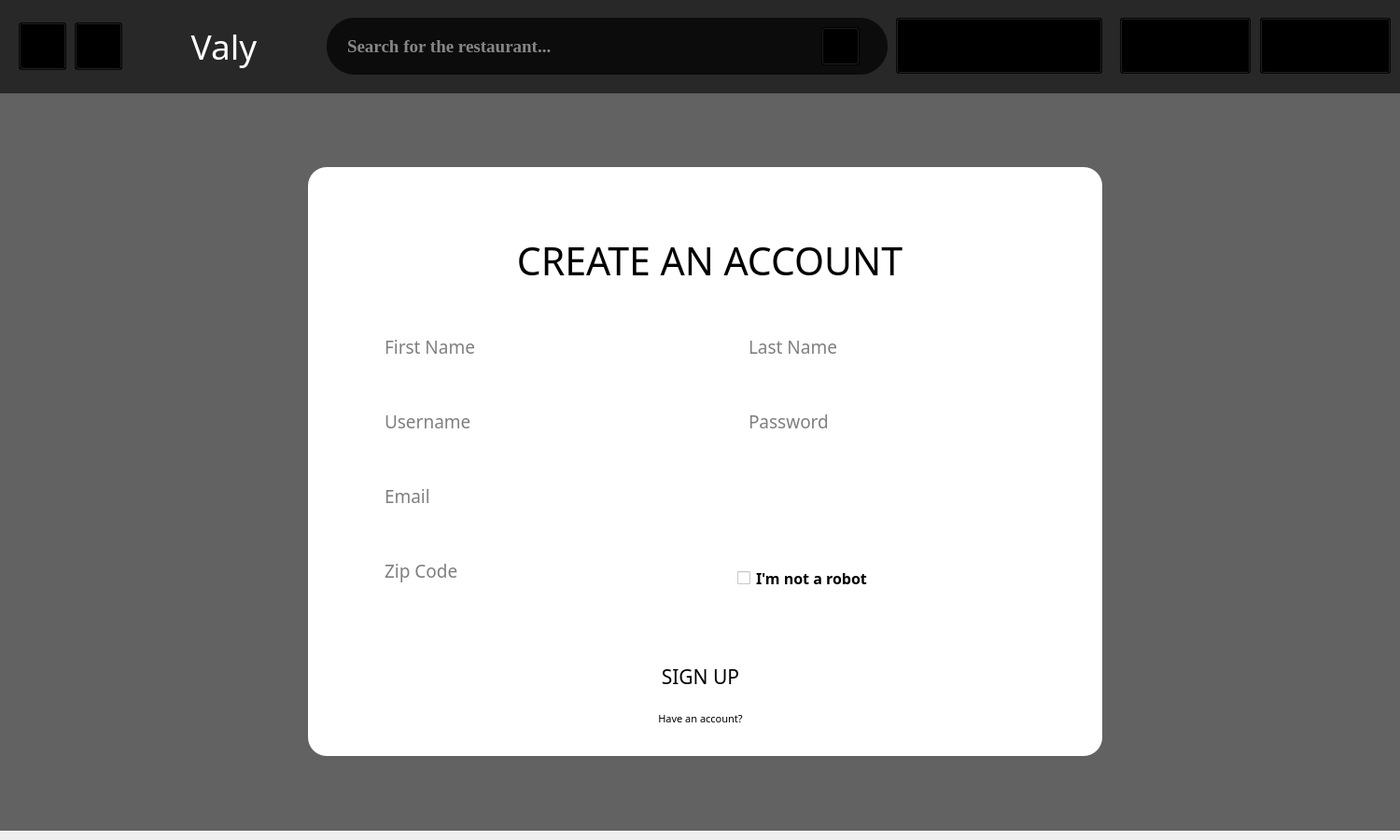
<?xml version="1.0" encoding="UTF-8"?>
<ui version="4.0">
 <class>MainWindow</class>
 <widget class="QMainWindow" name="MainWindow">
  <property name="enabled">
   <bool>true</bool>
  </property>
  <property name="geometry">
   <rect>
    <x>0</x>
    <y>0</y>
    <width>1500</width>
    <height>900</height>
   </rect>
  </property>
  <property name="windowTitle">
   <string>MainWindow</string>
  </property>
  <widget class="QWidget" name="centralwidget">
   <widget class="QWidget" name="widgetMain" native="true">
    <property name="geometry">
     <rect>
      <x>0</x>
      <y>-1</y>
      <width>1500</width>
      <height>951</height>
     </rect>
    </property>
    <widget class="QLabel" name="labelHomepagebackground">
     <property name="geometry">
      <rect>
       <x>0</x>
       <y>-10</y>
       <width>1500</width>
       <height>900</height>
      </rect>
     </property>
     <property name="styleSheet">
      <string notr="true"/>
     </property>
     <property name="text">
      <string/>
     </property>
     <property name="pixmap">
      <pixmap>../Images/backgroundlogin.jpg</pixmap>
     </property>
     <property name="scaledContents">
      <bool>true</bool>
     </property>
    </widget>
    <widget class="QLabel" name="labelBackground">
     <property name="geometry">
      <rect>
       <x>0</x>
       <y>-60</y>
       <width>1500</width>
       <height>951</height>
      </rect>
     </property>
     <property name="styleSheet">
      <string notr="true">background-color: rgba(0,0,0,150);
</string>
     </property>
     <property name="text">
      <string/>
     </property>
     <property name="scaledContents">
      <bool>true</bool>
     </property>
     <property name="alignment">
      <set>Qt::AlignLeading|Qt::AlignLeft|Qt::AlignVCenter</set>
     </property>
    </widget>
    <widget class="QWidget" name="Main" native="true">
     <property name="geometry">
      <rect>
       <x>330</x>
       <y>180</y>
       <width>851</width>
       <height>631</height>
      </rect>
     </property>
     <property name="styleSheet">
      <string notr="true">border-radius: 20px;
background-color: rgb(255, 255, 255);</string>
     </property>
     <widget class="QLabel" name="labelCreateAccount">
      <property name="geometry">
       <rect>
        <x>80</x>
        <y>50</y>
        <width>701</width>
        <height>101</height>
       </rect>
      </property>
      <property name="font">
       <font>
        <family>VNI-Souvir</family>
        <pointsize>31</pointsize>
        <stylestrategy>PreferAntialias</stylestrategy>
       </font>
      </property>
      <property name="cursor">
       <cursorShape>ArrowCursor</cursorShape>
      </property>
      <property name="styleSheet">
       <string notr="true">COLOR:rgb(0, 0, 0)</string>
      </property>
      <property name="text">
       <string>CREATE AN ACCOUNT</string>
      </property>
      <property name="scaledContents">
       <bool>true</bool>
      </property>
      <property name="alignment">
       <set>Qt::AlignCenter</set>
      </property>
     </widget>
     <widget class="QLineEdit" name="lineEditFirstName">
      <property name="geometry">
       <rect>
        <x>60</x>
        <y>170</y>
        <width>321</width>
        <height>51</height>
       </rect>
      </property>
      <property name="maximumSize">
       <size>
        <width>16777215</width>
        <height>16777215</height>
       </size>
      </property>
      <property name="font">
       <font>
        <family>VNI-Souvir</family>
        <pointsize>14</pointsize>
       </font>
      </property>
      <property name="styleSheet">
       <string notr="true">BACKGROUND-COLOR: RGBA(0,0,0,0);
BORDER: NONE;
BORDER-BOTTOM: 2PX SOLID rgb(236, 236, 236);
COLOR:rgb(0, 0, 0);
padding-bottom:7px;
padding-left: 20;</string>
      </property>
      <property name="text">
       <string/>
      </property>
      <property name="placeholderText">
       <string>First Name</string>
      </property>
     </widget>
     <widget class="QLineEdit" name="lineEditUsername">
      <property name="geometry">
       <rect>
        <x>60</x>
        <y>250</y>
        <width>321</width>
        <height>51</height>
       </rect>
      </property>
      <property name="maximumSize">
       <size>
        <width>16777215</width>
        <height>16777215</height>
       </size>
      </property>
      <property name="font">
       <font>
        <family>VNI-Souvir</family>
        <pointsize>14</pointsize>
        <weight>50</weight>
        <bold>false</bold>
       </font>
      </property>
      <property name="styleSheet">
       <string notr="true">BACKGROUND-COLOR: RGBA(0,0,0,0);
BORDER: NONE;
BORDER-BOTTOM: 2PX SOLID rgb(236, 236, 236);
COLOR:rgb(0, 0, 0);
padding-bottom:7px;
padding-left: 20;</string>
      </property>
      <property name="text">
       <string/>
      </property>
      <property name="placeholderText">
       <string>Username</string>
      </property>
     </widget>
     <widget class="QPushButton" name="pushButtonSignUp1">
      <property name="geometry">
       <rect>
        <x>260</x>
        <y>520</y>
        <width>321</width>
        <height>51</height>
       </rect>
      </property>
      <property name="font">
       <font>
        <family>VNI-Souvir</family>
        <pointsize>16</pointsize>
       </font>
      </property>
      <property name="styleSheet">
       <string notr="true">
QPushButton {
    background-color: rgb(255, 255, 255);
    border-radius: 10px;
    padding: 5px;
}

QPushButton:hover{
    background-color: rgba(231, 230, 230, 252); 
    color: black;
};
</string>
      </property>
      <property name="text">
       <string>SIGN UP</string>
      </property>
      <property name="checkable">
       <bool>true</bool>
      </property>
      <property name="autoDefault">
       <bool>false</bool>
      </property>
     </widget>
     <widget class="QLabel" name="labelHaveAccount">
      <property name="geometry">
       <rect>
        <x>220</x>
        <y>580</y>
        <width>401</width>
        <height>21</height>
       </rect>
      </property>
      <property name="font">
       <font>
        <family>VNI-Souvir</family>
        <pointsize>8</pointsize>
        <stylestrategy>PreferAntialias</stylestrategy>
       </font>
      </property>
      <property name="cursor">
       <cursorShape>ArrowCursor</cursorShape>
      </property>
      <property name="styleSheet">
       <string notr="true">COLOR:rgb(0, 0, 0)</string>
      </property>
      <property name="text">
       <string>Have an account?</string>
      </property>
      <property name="scaledContents">
       <bool>true</bool>
      </property>
      <property name="alignment">
       <set>Qt::AlignCenter</set>
      </property>
     </widget>
     <widget class="QLineEdit" name="lineEditLastName">
      <property name="geometry">
       <rect>
        <x>450</x>
        <y>170</y>
        <width>321</width>
        <height>51</height>
       </rect>
      </property>
      <property name="maximumSize">
       <size>
        <width>16777215</width>
        <height>16777215</height>
       </size>
      </property>
      <property name="font">
       <font>
        <family>VNI-Souvir</family>
        <pointsize>14</pointsize>
       </font>
      </property>
      <property name="styleSheet">
       <string notr="true">BACKGROUND-COLOR: RGBA(0,0,0,0);
BORDER: NONE;
BORDER-BOTTOM: 2PX SOLID rgb(236, 236, 236);
COLOR:rgb(0, 0, 0);
padding-bottom:7px;
padding-left: 20;</string>
      </property>
      <property name="text">
       <string/>
      </property>
      <property name="placeholderText">
       <string>Last Name</string>
      </property>
     </widget>
     <widget class="QLineEdit" name="lineEditPassword">
      <property name="geometry">
       <rect>
        <x>450</x>
        <y>250</y>
        <width>321</width>
        <height>51</height>
       </rect>
      </property>
      <property name="maximumSize">
       <size>
        <width>16777215</width>
        <height>16777215</height>
       </size>
      </property>
      <property name="font">
       <font>
        <family>VNI-Souvir</family>
        <pointsize>14</pointsize>
        <weight>50</weight>
        <bold>false</bold>
       </font>
      </property>
      <property name="styleSheet">
       <string notr="true">BACKGROUND-COLOR: RGBA(0,0,0,0);
BORDER: NONE;
BORDER-BOTTOM: 2PX SOLID rgb(236, 236, 236);
COLOR:rgb(0, 0, 0);
padding-bottom:7px;
padding-left: 20;</string>
      </property>
      <property name="text">
       <string/>
      </property>
      <property name="placeholderText">
       <string>Password</string>
      </property>
     </widget>
     <widget class="QLineEdit" name="lineEditEmail">
      <property name="geometry">
       <rect>
        <x>60</x>
        <y>330</y>
        <width>711</width>
        <height>51</height>
       </rect>
      </property>
      <property name="maximumSize">
       <size>
        <width>16777215</width>
        <height>16777215</height>
       </size>
      </property>
      <property name="font">
       <font>
        <family>VNI-Souvir</family>
        <pointsize>14</pointsize>
        <weight>50</weight>
        <bold>false</bold>
       </font>
      </property>
      <property name="styleSheet">
       <string notr="true">BACKGROUND-COLOR: RGBA(0,0,0,0);
BORDER: NONE;
BORDER-BOTTOM: 2PX SOLID rgb(236, 236, 236);
COLOR:rgb(0, 0, 0);
padding-bottom:7px;
padding-left: 20;
</string>
      </property>
      <property name="text">
       <string/>
      </property>
      <property name="placeholderText">
       <string>Email</string>
      </property>
     </widget>
     <widget class="QLineEdit" name="lineEditZipCode">
      <property name="geometry">
       <rect>
        <x>60</x>
        <y>410</y>
        <width>321</width>
        <height>51</height>
       </rect>
      </property>
      <property name="maximumSize">
       <size>
        <width>16777215</width>
        <height>16777215</height>
       </size>
      </property>
      <property name="font">
       <font>
        <family>VNI-Souvir</family>
        <pointsize>14</pointsize>
        <weight>50</weight>
        <bold>false</bold>
       </font>
      </property>
      <property name="styleSheet">
       <string notr="true">BACKGROUND-COLOR: RGBA(0,0,0,0);
BORDER: NONE;
BORDER-BOTTOM: 2PX SOLID rgb(236, 236, 236);
COLOR:rgb(0, 0, 0);
padding-bottom:7px;
padding-left: 20;</string>
      </property>
      <property name="text">
       <string/>
      </property>
      <property name="placeholderText">
       <string>Zip Code</string>
      </property>
     </widget>
     <widget class="QCheckBox" name="checkBoxRobot">
      <property name="geometry">
       <rect>
        <x>460</x>
        <y>420</y>
        <width>191</width>
        <height>41</height>
       </rect>
      </property>
      <property name="font">
       <font>
        <family>VNI-Souvir</family>
        <pointsize>12</pointsize>
        <weight>75</weight>
        <bold>true</bold>
       </font>
      </property>
      <property name="styleSheet">
       <string notr="true">color: rgb(0, 0, 0)</string>
      </property>
      <property name="text">
       <string>I'm not a robot</string>
      </property>
     </widget>
     <widget class="QLabel" name="labelrecaptcha">
      <property name="geometry">
       <rect>
        <x>650</x>
        <y>410</y>
        <width>71</width>
        <height>61</height>
       </rect>
      </property>
      <property name="styleSheet">
       <string notr="true">border-image: url(:/logo/RecaptchaLogo.svg.png);</string>
      </property>
      <property name="text">
       <string/>
      </property>
     </widget>
    </widget>
    <widget class="QWidget" name="TitleBar" native="true">
     <property name="geometry">
      <rect>
       <x>0</x>
       <y>0</y>
       <width>1500</width>
       <height>101</height>
      </rect>
     </property>
     <property name="styleSheet">
      <string notr="true">background-color: rgba(0,0,0,150);
</string>
     </property>
     <widget class="QLineEdit" name="lineEditSearch">
      <property name="geometry">
       <rect>
        <x>350</x>
        <y>20</y>
        <width>601</width>
        <height>61</height>
       </rect>
      </property>
      <property name="font">
       <font>
        <family>Times New Roman</family>
        <pointsize>14</pointsize>
        <weight>75</weight>
        <bold>true</bold>
       </font>
      </property>
      <property name="whatsThis">
       <string>&lt;html&gt;&lt;head/&gt;&lt;body&gt;&lt;p&gt;&lt;br/&gt;&lt;/p&gt;&lt;/body&gt;&lt;/html&gt;</string>
      </property>
      <property name="styleSheet">
       <string notr="true">COLOR: rgb(255, 255, 255);
background-color: rgba(0,0,0,180);

border-radius: 30px;
padding-left: 20px;
</string>
      </property>
      <property name="text">
       <string/>
      </property>
      <property name="placeholderText">
       <string>Search for the restaurant...</string>
      </property>
     </widget>
     <widget class="QPushButton" name="pushButtonSearch">
      <property name="geometry">
       <rect>
        <x>880</x>
        <y>30</y>
        <width>41</width>
        <height>41</height>
       </rect>
      </property>
      <property name="styleSheet">
       <string notr="true">QPushButton {
    background-color: transparent;
    border-radius: 10px;
    padding: 5px;
}

QPushButton:hover{
    background-color: rgb(71, 71, 71); 
};

</string>
      </property>
      <property name="text">
       <string/>
      </property>
      <property name="icon">
       <iconset>
        <normaloff>../Images/ic_search.png</normaloff>../Images/ic_search.png</iconset>
      </property>
      <property name="iconSize">
       <size>
        <width>50</width>
        <height>50</height>
       </size>
      </property>
     </widget>
     <widget class="QPushButton" name="pushButtonWriteReview">
      <property name="geometry">
       <rect>
        <x>960</x>
        <y>20</y>
        <width>221</width>
        <height>60</height>
       </rect>
      </property>
      <property name="font">
       <font>
        <family>Georgia</family>
        <pointsize>14</pointsize>
        <weight>75</weight>
        <bold>true</bold>
       </font>
      </property>
      <property name="styleSheet">
       <string notr="true">QPushButton {
    background-color: transparent;
    border-radius: 10px;
    padding: 5px;
	color: rgb(255, 255, 255);
}

QPushButton:hover{
    background-color: rgb(71, 71, 71); 
};

</string>
      </property>
      <property name="text">
       <string>Write a review</string>
      </property>
     </widget>
     <widget class="QPushButton" name="pushButtonLogIn">
      <property name="geometry">
       <rect>
        <x>1200</x>
        <y>20</y>
        <width>140</width>
        <height>60</height>
       </rect>
      </property>
      <property name="font">
       <font>
        <family>Georgia</family>
        <pointsize>14</pointsize>
        <weight>75</weight>
        <italic>false</italic>
        <bold>true</bold>
       </font>
      </property>
      <property name="styleSheet">
       <string notr="true">
QPushButton {
    background-color: rgb(255, 255, 255);
    border-radius: 10px;
    padding: 5px;
}

QPushButton:hover{
    background-color: rgba(231, 230, 230, 252); 
    color: black;
};

</string>
      </property>
      <property name="text">
       <string>Log In</string>
      </property>
     </widget>
     <widget class="QPushButton" name="pushButtonPrevious">
      <property name="geometry">
       <rect>
        <x>20</x>
        <y>25</y>
        <width>51</width>
        <height>51</height>
       </rect>
      </property>
      <property name="font">
       <font>
        <family>VNI-Souvir</family>
        <pointsize>12</pointsize>
        <weight>75</weight>
        <bold>true</bold>
       </font>
      </property>
      <property name="styleSheet">
       <string notr="true">

QPushButton {
    background-color: transparent;
    border-radius: 10px;
    padding: 5px;
	color: rgb(255, 255, 255);
}

QPushButton:hover{
    background-color: rgb(71, 71, 71); 
};
background-color: transparent;</string>
      </property>
      <property name="text">
       <string/>
      </property>
      <property name="icon">
       <iconset>
        <normaloff>../Images/ic_left.png</normaloff>../Images/ic_left.png</iconset>
      </property>
      <property name="iconSize">
       <size>
        <width>40</width>
        <height>40</height>
       </size>
      </property>
     </widget>
     <widget class="QPushButton" name="pushButtonNext">
      <property name="geometry">
       <rect>
        <x>80</x>
        <y>25</y>
        <width>51</width>
        <height>51</height>
       </rect>
      </property>
      <property name="font">
       <font>
        <family>VNI-Souvir</family>
        <pointsize>12</pointsize>
        <weight>75</weight>
        <bold>true</bold>
       </font>
      </property>
      <property name="styleSheet">
       <string notr="true">
QPushButton {
    background-color: transparent;
    border-radius: 10px;
    padding: 5px;
	color: rgb(255, 255, 255);
}

QPushButton:hover{
    background-color: rgb(71, 71, 71); 
};
background-color: transparent;
</string>
      </property>
      <property name="text">
       <string/>
      </property>
      <property name="icon">
       <iconset>
        <normaloff>../Images/ic_right.png</normaloff>../Images/ic_right.png</iconset>
      </property>
      <property name="iconSize">
       <size>
        <width>40</width>
        <height>40</height>
       </size>
      </property>
     </widget>
     <widget class="QLabel" name="labelValy">
      <property name="geometry">
       <rect>
        <x>150</x>
        <y>0</y>
        <width>180</width>
        <height>101</height>
       </rect>
      </property>
      <property name="font">
       <font>
        <family>VNI-Ariston</family>
        <pointsize>28</pointsize>
        <weight>9</weight>
        <italic>false</italic>
        <bold>false</bold>
       </font>
      </property>
      <property name="styleSheet">
       <string notr="true">background-color: transparent;
color: rgb(255, 255, 255);

font: 75 28pt &quot;VNI-Ariston&quot;;</string>
      </property>
      <property name="text">
       <string>Valy</string>
      </property>
      <property name="scaledContents">
       <bool>true</bool>
      </property>
      <property name="alignment">
       <set>Qt::AlignCenter</set>
      </property>
     </widget>
     <widget class="QPushButton" name="pushButtonSignUp">
      <property name="geometry">
       <rect>
        <x>1350</x>
        <y>20</y>
        <width>140</width>
        <height>60</height>
       </rect>
      </property>
      <property name="font">
       <font>
        <family>Georgia</family>
        <pointsize>14</pointsize>
        <weight>75</weight>
        <italic>false</italic>
        <bold>true</bold>
       </font>
      </property>
      <property name="styleSheet">
       <string notr="true">
QPushButton {
    background-color: rgb(255, 255, 255);
    border-radius: 10px;
    padding: 5px;
}

QPushButton:hover{
    background-color: rgba(231, 230, 230, 252); 
    color: black;
};

</string>
      </property>
      <property name="text">
       <string>Sign Up</string>
      </property>
     </widget>
    </widget>
   </widget>
  </widget>
 </widget>
 <resources>
  <include location="../Images/background.qrc"/>
  <include location="../../../../ASUS/.designer/Images/background.qrc"/>
 </resources>
 <connections/>
</ui>
